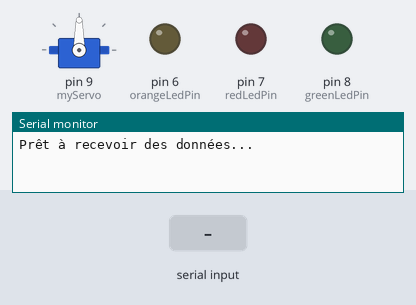
A sketch run on a simulated Arduino Uno, built with avr-gcc and run on an emulated ATmega328P. Shown: servo, output pins drawn as LEDs (lit = HIGH), the last lines printed to the serial monitor. Inputs (shaded band) come from the test bench.

Above: at 1.2 s.
1.3 s: "0" received over the second serial link
At 4.9 s:
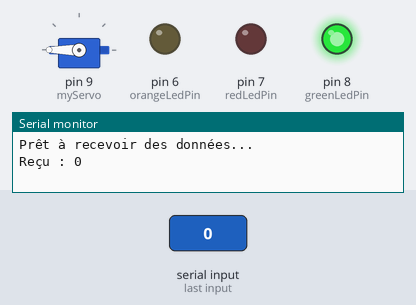
At 7.6 s:
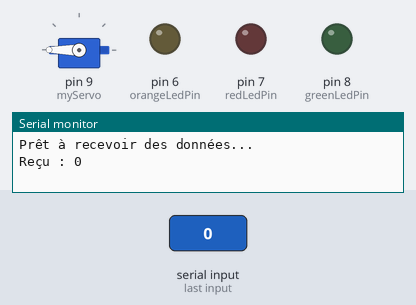
Timing chart, 0 to 9.1 s (numbered marks = the images above; inputs shaded):
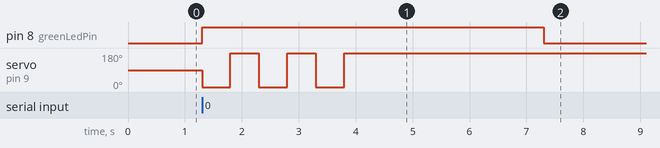

The sketch:

sketch_jun16a.ino
```cpp
#include <SoftwareSerial.h>
#include <Servo.h>

SoftwareSerial myBluetooth(2, 3); // RX, TX
const int greenLedPin = 8;  // LED verte
const int orangeLedPin = 6; // LED orange
const int redLedPin = 7;    // LED rouge
Servo myServo;  // Créer un objet servo pour contrôler le servomoteur

void setup() {
  pinMode(greenLedPin, OUTPUT);
  pinMode(orangeLedPin, OUTPUT);
  pinMode(redLedPin, OUTPUT);
  myServo.attach(9); // Attacher le servomoteur au pin 9
  Serial.begin(9600);
  myBluetooth.begin(9600);

  Serial.println("Prêt à recevoir des données...");
}

void loop() {
  if (myBluetooth.available()) {
    char received = myBluetooth.read();
    Serial.print("Reçu : ");
    Serial.println(received);

    switch (received) {
      case '0':
        digitalWrite(greenLedPin, HIGH); // Allume la LED verte pendant 3 secondes
        operateServo(); // Faire fonctionner le servomoteur
        delay(3000);
        digitalWrite(greenLedPin, LOW);
        break;

      case '1':
        // Faire clignoter la LED orange 3 fois avec le mouvement du servomoteur
        for (int i = 0; i < 3; i++) {
          digitalWrite(orangeLedPin, HIGH);
          myServo.write(0);
          delay(250);
          digitalWrite(orangeLedPin, LOW);
          myServo.write(180);
          delay(250);
        }
        digitalWrite(orangeLedPin, HIGH);
        delay(250);
        digitalWrite(orangeLedPin, LOW);
        break;

      case '2':
        digitalWrite(redLedPin, HIGH); // Allume la LED rouge (le servomoteur ne bouge pas)
        delay(3000);
        digitalWrite(redLedPin, LOW);
        break;

      default:
        // Éteint toutes les LEDs si aucune condition n'est remplie
        digitalWrite(greenLedPin, LOW);
        digitalWrite(orangeLedPin, LOW);
        digitalWrite(redLedPin, LOW);
        break;
    }
  }
}

void operateServo() {
  for (int i = 0; i < 3; i++) { // Fonction pour faire tourner le servomoteur
    myServo.write(0);
    delay(500);
    myServo.write(180);
    delay(500);
  }
}
```

Measured:
- after the input at 1.3 s, pin 8 (greenLedPin): LOW → HIGH at once, → LOW 6.0 s later; servo on pin 9 (myServo): alternates 180° for 0.50 s and 0° for 0.50 s, 6 changes in all, then stays 180°, starting at once
